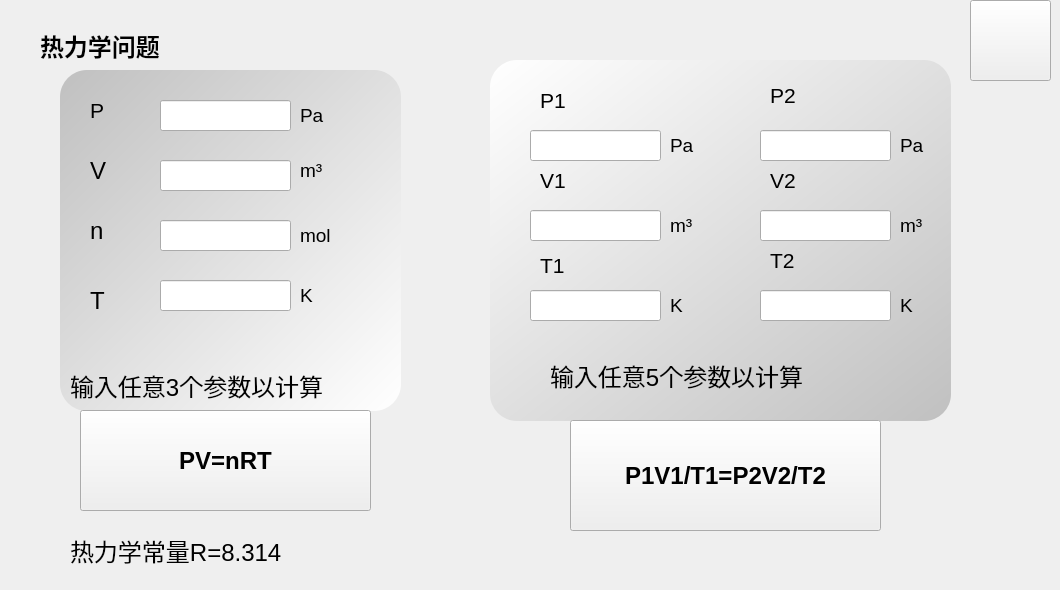
    <widget class="QWidget" name="thermo">
     <widget class="QPushButton" name="thermo_rt">
      <property name="geometry">
       <rect>
        <x>970</x>
        <y>0</y>
        <width>81</width>
        <height>81</height>
       </rect>
      </property>
      <property name="styleSheet">
       <string notr="true">QPushButton {
  background-image: url(D:/caculator/cal/rt.png);
}</string>
      </property>
      <property name="text">
       <string/>
      </property>
     </widget>
     <widget class="QLabel" name="label_10">
      <property name="geometry">
       <rect>
        <x>90</x>
        <y>100</y>
        <width>41</width>
        <height>21</height>
       </rect>
      </property>
      <property name="font">
       <font>
        <family>Arial</family>
        <pointsize>16</pointsize>
       </font>
      </property>
      <property name="text">
       <string>P</string>
      </property>
     </widget>
     <widget class="QLabel" name="label_12">
      <property name="geometry">
       <rect>
        <x>90</x>
        <y>160</y>
        <width>41</width>
        <height>21</height>
       </rect>
      </property>
      <property name="font">
       <font>
        <family>Arial</family>
        <pointsize>18</pointsize>
       </font>
      </property>
      <property name="text">
       <string>V</string>
      </property>
     </widget>
     <widget class="QLabel" name="label_9">
      <property name="geometry">
       <rect>
        <x>90</x>
        <y>220</y>
        <width>41</width>
        <height>21</height>
       </rect>
      </property>
      <property name="font">
       <font>
        <family>Arial</family>
        <pointsize>18</pointsize>
       </font>
      </property>
      <property name="text">
       <string>n</string>
      </property>
     </widget>
     <widget class="QLabel" name="label_11">
      <property name="geometry">
       <rect>
        <x>90</x>
        <y>290</y>
        <width>41</width>
        <height>21</height>
       </rect>
      </property>
      <property name="font">
       <font>
        <family>Arial</family>
        <pointsize>18</pointsize>
       </font>
      </property>
      <property name="text">
       <string>T</string>
      </property>
     </widget>
     <widget class="QLineEdit" name="thermo_p">
      <property name="geometry">
       <rect>
        <x>160</x>
        <y>100</y>
        <width>131</width>
        <height>31</height>
       </rect>
      </property>
      <property name="font">
       <font>
        <family>Arial</family>
        <pointsize>14</pointsize>
       </font>
      </property>
      <property name="text">
       <string/>
      </property>
     </widget>
     <widget class="QLineEdit" name="thermo_v">
      <property name="geometry">
       <rect>
        <x>160</x>
        <y>160</y>
        <width>131</width>
        <height>31</height>
       </rect>
      </property>
      <property name="font">
       <font>
        <family>Arial</family>
        <pointsize>14</pointsize>
       </font>
      </property>
     </widget>
     <widget class="QLineEdit" name="thermo_n">
      <property name="geometry">
       <rect>
        <x>160</x>
        <y>220</y>
        <width>131</width>
        <height>31</height>
       </rect>
      </property>
      <property name="font">
       <font>
        <family>Arial</family>
        <pointsize>14</pointsize>
       </font>
      </property>
     </widget>
     <widget class="QLineEdit" name="thermo_t">
      <property name="geometry">
       <rect>
        <x>160</x>
        <y>280</y>
        <width>131</width>
        <height>31</height>
       </rect>
      </property>
      <property name="font">
       <font>
        <family>Arial</family>
        <pointsize>14</pointsize>
       </font>
      </property>
     </widget>
     <widget class="QLabel" name="label_r">
      <property name="geometry">
       <rect>
        <x>70</x>
        <y>520</y>
        <width>281</width>
        <height>61</height>
       </rect>
      </property>
      <property name="font">
       <font>
        <family>Arial</family>
        <pointsize>18</pointsize>
       </font>
      </property>
      <property name="text">
       <string>热力学常量R=8.314</string>
      </property>
     </widget>
     <widget class="QPushButton" name="thermo_1">
      <property name="geometry">
       <rect>
        <x>80</x>
        <y>410</y>
        <width>291</width>
        <height>101</height>
       </rect>
      </property>
      <property name="font">
       <font>
        <family>Arial</family>
        <pointsize>18</pointsize>
        <weight>75</weight>
        <bold>true</bold>
       </font>
      </property>
      <property name="styleSheet">
       <string notr="true">QPushButton {
  background-image: url(D:/caculator/cal/b1.png);
}</string>
      </property>
      <property name="text">
       <string>PV=nRT</string>
      </property>
     </widget>
     <widget class="QLabel" name="thermo_err">
      <property name="geometry">
       <rect>
        <x>480</x>
        <y>530</y>
        <width>531</width>
        <height>51</height>
       </rect>
      </property>
      <property name="font">
       <font>
        <family>Arial</family>
        <pointsize>18</pointsize>
       </font>
      </property>
      <property name="text">
       <string/>
      </property>
     </widget>
     <widget class="QLineEdit" name="thermo_p1">
      <property name="geometry">
       <rect>
        <x>530</x>
        <y>130</y>
        <width>131</width>
        <height>31</height>
       </rect>
      </property>
      <property name="font">
       <font>
        <family>Arial</family>
        <pointsize>14</pointsize>
       </font>
      </property>
     </widget>
     <widget class="QLineEdit" name="thermo_v1">
      <property name="geometry">
       <rect>
        <x>530</x>
        <y>210</y>
        <width>131</width>
        <height>31</height>
       </rect>
      </property>
      <property name="font">
       <font>
        <family>Arial</family>
        <pointsize>14</pointsize>
       </font>
      </property>
     </widget>
     <widget class="QLineEdit" name="thermo_t1">
      <property name="geometry">
       <rect>
        <x>530</x>
        <y>290</y>
        <width>131</width>
        <height>31</height>
       </rect>
      </property>
      <property name="font">
       <font>
        <family>Arial</family>
        <pointsize>14</pointsize>
       </font>
      </property>
     </widget>
     <widget class="QLineEdit" name="thermo_p2">
      <property name="geometry">
       <rect>
        <x>760</x>
        <y>130</y>
        <width>131</width>
        <height>31</height>
       </rect>
      </property>
      <property name="font">
       <font>
        <family>Arial</family>
        <pointsize>14</pointsize>
       </font>
      </property>
     </widget>
     <widget class="QLineEdit" name="thermo_v2">
      <property name="geometry">
       <rect>
        <x>760</x>
        <y>210</y>
        <width>131</width>
        <height>31</height>
       </rect>
      </property>
      <property name="font">
       <font>
        <family>Arial</family>
        <pointsize>14</pointsize>
       </font>
      </property>
     </widget>
     <widget class="QLineEdit" name="thermo_t2">
      <property name="geometry">
       <rect>
        <x>760</x>
        <y>290</y>
        <width>131</width>
        <height>31</height>
       </rect>
      </property>
      <property name="font">
       <font>
        <family>Arial</family>
        <pointsize>14</pointsize>
       </font>
      </property>
     </widget>
     <widget class="QLabel" name="label_13">
      <property name="geometry">
       <rect>
        <x>540</x>
        <y>90</y>
        <width>91</width>
        <height>21</height>
       </rect>
      </property>
      <property name="font">
       <font>
        <family>Arial</family>
        <pointsize>16</pointsize>
       </font>
      </property>
      <property name="text">
       <string>P1</string>
      </property>
     </widget>
     <widget class="QLabel" name="label_14">
      <property name="geometry">
       <rect>
        <x>540</x>
        <y>170</y>
        <width>101</width>
        <height>21</height>
       </rect>
      </property>
      <property name="font">
       <font>
        <family>Arial</family>
        <pointsize>16</pointsize>
       </font>
      </property>
      <property name="text">
       <string>V1</string>
      </property>
     </widget>
     <widget class="QLabel" name="label_15">
      <property name="geometry">
       <rect>
        <x>540</x>
        <y>250</y>
        <width>131</width>
        <height>31</height>
       </rect>
      </property>
      <property name="font">
       <font>
        <family>Arial</family>
        <pointsize>16</pointsize>
       </font>
      </property>
      <property name="text">
       <string>T1</string>
      </property>
     </widget>
     <widget class="QLabel" name="label_16">
      <property name="geometry">
       <rect>
        <x>770</x>
        <y>80</y>
        <width>111</width>
        <height>31</height>
       </rect>
      </property>
      <property name="font">
       <font>
        <family>Arial</family>
        <pointsize>16</pointsize>
       </font>
      </property>
      <property name="text">
       <string>P2</string>
      </property>
     </widget>
     <widget class="QLabel" name="label_17">
      <property name="geometry">
       <rect>
        <x>770</x>
        <y>170</y>
        <width>101</width>
        <height>21</height>
       </rect>
      </property>
      <property name="font">
       <font>
        <family>Arial</family>
        <pointsize>16</pointsize>
       </font>
      </property>
      <property name="text">
       <string>V2</string>
      </property>
     </widget>
     <widget class="QLabel" name="label_18">
      <property name="geometry">
       <rect>
        <x>770</x>
        <y>250</y>
        <width>131</width>
        <height>21</height>
       </rect>
      </property>
      <property name="font">
       <font>
        <family>Arial</family>
        <pointsize>16</pointsize>
       </font>
      </property>
      <property name="text">
       <string>T2</string>
      </property>
     </widget>
     <widget class="QPushButton" name="thermo_2">
      <property name="geometry">
       <rect>
        <x>570</x>
        <y>420</y>
        <width>311</width>
        <height>111</height>
       </rect>
      </property>
      <property name="font">
       <font>
        <family>Arial</family>
        <pointsize>18</pointsize>
        <weight>75</weight>
        <bold>true</bold>
       </font>
      </property>
      <property name="styleSheet">
       <string notr="true">QPushButton {
  background-image: url(D:/caculator/cal/button.png);
}</string>
      </property>
      <property name="text">
       <string>P1V1/T1=P2V2/T2</string>
      </property>
     </widget>
     <widget class="QLabel" name="label_52">
      <property name="geometry">
       <rect>
        <x>70</x>
        <y>360</y>
        <width>311</width>
        <height>51</height>
       </rect>
      </property>
      <property name="font">
       <font>
        <family>Arial</family>
        <pointsize>18</pointsize>
       </font>
      </property>
      <property name="text">
       <string>输入任意3个参数以计算</string>
      </property>
     </widget>
     <widget class="QLabel" name="label_53">
      <property name="geometry">
       <rect>
        <x>550</x>
        <y>350</y>
        <width>331</width>
        <height>51</height>
       </rect>
      </property>
      <property name="font">
       <font>
        <family>Arial</family>
        <pointsize>18</pointsize>
       </font>
      </property>
      <property name="text">
       <string>输入任意5个参数以计算</string>
      </property>
     </widget>
     <widget class="QPushButton" name="pushButton_10">
      <property name="geometry">
       <rect>
        <x>60</x>
        <y>70</y>
        <width>341</width>
        <height>341</height>
       </rect>
      </property>
      <property name="styleSheet">
       <string notr="true">background-color: qlineargradient(spread:pad, x1:0, y1:0, x2:1, y2:1, stop:0 rgba(192, 192, 192, 255,100), stop:1 rgba(255, 255, 255, 255,100));
  border-radius: 27px;</string>
      </property>
      <property name="text">
       <string/>
      </property>
     </widget>
     <widget class="QLabel" name="label_54">
      <property name="geometry">
       <rect>
        <x>40</x>
        <y>20</y>
        <width>301</width>
        <height>51</height>
       </rect>
      </property>
      <property name="font">
       <font>
        <family>Arial</family>
        <pointsize>18</pointsize>
        <weight>75</weight>
        <bold>true</bold>
       </font>
      </property>
      <property name="text">
       <string>热力学问题</string>
      </property>
     </widget>
     <widget class="QLabel" name="label_55">
      <property name="geometry">
       <rect>
        <x>300</x>
        <y>90</y>
        <width>51</width>
        <height>51</height>
       </rect>
      </property>
      <property name="font">
       <font>
        <family>Arial</family>
        <pointsize>14</pointsize>
       </font>
      </property>
      <property name="text">
       <string>Pa</string>
      </property>
     </widget>
     <widget class="QLabel" name="label_56">
      <property name="geometry">
       <rect>
        <x>300</x>
        <y>150</y>
        <width>51</width>
        <height>41</height>
       </rect>
      </property>
      <property name="font">
       <font>
        <family>Arial</family>
        <pointsize>14</pointsize>
       </font>
      </property>
      <property name="text">
       <string>m³</string>
      </property>
     </widget>
     <widget class="QLabel" name="label_57">
      <property name="geometry">
       <rect>
        <x>300</x>
        <y>210</y>
        <width>51</width>
        <height>51</height>
       </rect>
      </property>
      <property name="font">
       <font>
        <family>Arial</family>
        <pointsize>14</pointsize>
       </font>
      </property>
      <property name="text">
       <string>mol</string>
      </property>
     </widget>
     <widget class="QLabel" name="label_58">
      <property name="geometry">
       <rect>
        <x>300</x>
        <y>270</y>
        <width>51</width>
        <height>51</height>
       </rect>
      </property>
      <property name="font">
       <font>
        <family>Arial</family>
        <pointsize>14</pointsize>
       </font>
      </property>
      <property name="text">
       <string>K</string>
      </property>
     </widget>
     <widget class="QLabel" name="label_85">
      <property name="geometry">
       <rect>
        <x>670</x>
        <y>120</y>
        <width>51</width>
        <height>51</height>
       </rect>
      </property>
      <property name="font">
       <font>
        <family>Arial</family>
        <pointsize>14</pointsize>
       </font>
      </property>
      <property name="text">
       <string>Pa</string>
      </property>
     </widget>
     <widget class="QLabel" name="label_86">
      <property name="geometry">
       <rect>
        <x>900</x>
        <y>120</y>
        <width>51</width>
        <height>51</height>
       </rect>
      </property>
      <property name="font">
       <font>
        <family>Arial</family>
        <pointsize>14</pointsize>
       </font>
      </property>
      <property name="text">
       <string>Pa</string>
      </property>
     </widget>
     <widget class="QLabel" name="label_87">
      <property name="geometry">
       <rect>
        <x>670</x>
        <y>200</y>
        <width>51</width>
        <height>51</height>
       </rect>
      </property>
      <property name="font">
       <font>
        <family>Arial</family>
        <pointsize>14</pointsize>
       </font>
      </property>
      <property name="text">
       <string>m³</string>
      </property>
     </widget>
     <widget class="QLabel" name="label_88">
      <property name="geometry">
       <rect>
        <x>900</x>
        <y>200</y>
        <width>51</width>
        <height>51</height>
       </rect>
      </property>
      <property name="font">
       <font>
        <family>Arial</family>
        <pointsize>14</pointsize>
       </font>
      </property>
      <property name="text">
       <string>m³</string>
      </property>
     </widget>
     <widget class="QLabel" name="label_89">
      <property name="geometry">
       <rect>
        <x>670</x>
        <y>280</y>
        <width>51</width>
        <height>51</height>
       </rect>
      </property>
      <property name="font">
       <font>
        <family>Arial</family>
        <pointsize>14</pointsize>
       </font>
      </property>
      <property name="text">
       <string>K</string>
      </property>
     </widget>
     <widget class="QLabel" name="label_90">
      <property name="geometry">
       <rect>
        <x>900</x>
        <y>280</y>
        <width>51</width>
        <height>51</height>
       </rect>
      </property>
      <property name="font">
       <font>
        <family>Arial</family>
        <pointsize>14</pointsize>
       </font>
      </property>
      <property name="text">
       <string>K</string>
      </property>
     </widget>
     <widget class="QPushButton" name="pushButton_11">
      <property name="geometry">
       <rect>
        <x>490</x>
        <y>60</y>
        <width>461</width>
        <height>361</height>
       </rect>
      </property>
      <property name="styleSheet">
       <string notr="true">background-color: qlineargradient(spread:pad, x1:0, y1:0, x2:1, y2:1, stop:0 rgba(255, 255, 255, 255,100), stop:1 rgba(192, 192, 192, 255,100));
  border-radius: 27px;</string>
      </property>
      <property name="text">
       <string/>
      </property>
     </widget>
     <zorder>pushButton_11</zorder>
     <zorder>pushButton_10</zorder>
     <zorder>thermo_rt</zorder>
     <zorder>label_10</zorder>
     <zorder>label_12</zorder>
     <zorder>label_9</zorder>
     <zorder>label_11</zorder>
     <zorder>thermo_p</zorder>
     <zorder>thermo_v</zorder>
     <zorder>thermo_n</zorder>
     <zorder>thermo_t</zorder>
     <zorder>label_r</zorder>
     <zorder>thermo_1</zorder>
     <zorder>thermo_err</zorder>
     <zorder>thermo_p1</zorder>
     <zorder>thermo_v1</zorder>
     <zorder>thermo_t1</zorder>
     <zorder>thermo_p2</zorder>
     <zorder>thermo_v2</zorder>
     <zorder>thermo_t2</zorder>
     <zorder>label_13</zorder>
     <zorder>label_14</zorder>
     <zorder>label_15</zorder>
     <zorder>label_16</zorder>
     <zorder>label_17</zorder>
     <zorder>label_18</zorder>
     <zorder>thermo_2</zorder>
     <zorder>label_52</zorder>
     <zorder>label_53</zorder>
     <zorder>label_54</zorder>
     <zorder>label_55</zorder>
     <zorder>label_56</zorder>
     <zorder>label_57</zorder>
     <zorder>label_58</zorder>
     <zorder>label_85</zorder>
     <zorder>label_86</zorder>
     <zorder>label_87</zorder>
     <zorder>label_88</zorder>
     <zorder>label_89</zorder>
     <zorder>label_90</zorder>
    </widget>
